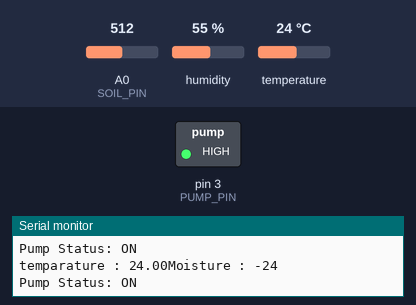
This sketch was run on a simulated Arduino Uno, built with avr-gcc and run on an emulated ATmega328P. On the bench: switched loads named in the sketch (green lamp = pin HIGH), the last lines printed to the serial monitor. The inputs (shaded band) are chosen by the test bench; at power-on: A0 (SOIL_PIN) = 512, humidity 55 %, temperature 24 °C.

Above: at 2.8 s.
2.9 s: A0 (SOIL_PIN) set to 390
5.6 s: A0 (SOIL_PIN) set to 367
At 7.0 s:
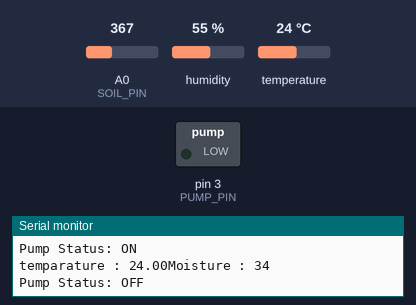
8.3 s: A0 (SOIL_PIN) set to 511
At 10.7 s:
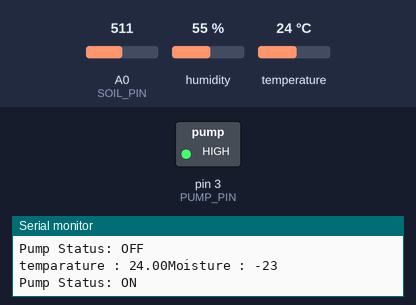
11.6 s: A0 (SOIL_PIN) set to 306
At 13.1 s:
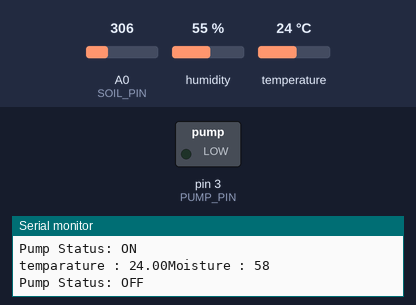
Timing chart, 0 to 14.6 s (numbered marks = the images above; inputs shaded):
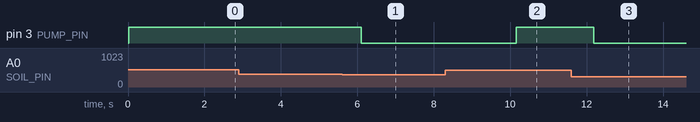

Measured:
- the behaviour switches between 378 and 377 on A0 (SOIL_PIN) (found by bisection; images 0 and 1)
- after the input at 5.6 s, pin 3 (PUMP_PIN): HIGH → LOW after 0.51 s
- after the input at 8.3 s, pin 3 (PUMP_PIN): LOW → HIGH after 1.9 s
- after the input at 11.6 s, pin 3 (PUMP_PIN): HIGH → LOW after 0.58 s

The sketch:

tempsoilmoisture.ino
```cpp
#include <DHT.h>

// ----- Pin Definitions -----
#define DHTPIN 2            // DHT sensor connected to digital pin 2
#define DHTTYPE DHT11       // Or DHT22
#define SOIL_PIN A0         // Soil moisture sensor connected to analog pin A0
#define PUMP_PIN 3        // Relay control connected to digital pin 8
int rawSoil;
int soilMoisturePercent;

DHT dht(DHTPIN, DHTTYPE);

void setup() {
  Serial.begin(9600);             // Serial Monitor
  dht.begin();                    // Initialize DHT sensor

  pinMode(PUMP_PIN, OUTPUT);      // Set pump relay pin as output
  digitalWrite(PUMP_PIN, LOW);    // Make sure pump is off at start

  Serial.println("Arduino UNO - Pump Control System Initialized");
}

void loop() {
  // Read temperature
  float temperature = dht.readTemperature(); // in Celsius
  float soilMoisturepercent();

  rawSoil = analogRead(SOIL_PIN);
  soilMoisturePercent = map(rawSoil, 452, 203, 0, 100);


  // Read soil moisture sensor
  // Serial.print(rawSoil);
   Serial.print("temparature : ");
   Serial.print(temperature);
   Serial.print("Moisture : ");           // Raw reading (0-1023)
   Serial.println(soilMoisturePercent); // % conversion

  // Display sensor data
  //Serial.print("Soil Moisture: ");
  //Serial.print(soilMoisturePercent);
 // Serial.print("% | Temperature: ");
  //Serial.print(temperature);
 // Serial.println("°C");

  // Trigger pump based on conditions
  if (soilMoisturePercent < 30 ) {
    digitalWrite(PUMP_PIN, HIGH);  // Turn pump ON
    Serial.println("Pump Status: ON");
  } else {
    digitalWrite(PUMP_PIN, LOW);   // Turn pump OFF
    Serial.println("Pump Status: OFF");
  }

  delay(2000); // Wait 2 seconds before next check
}
```
